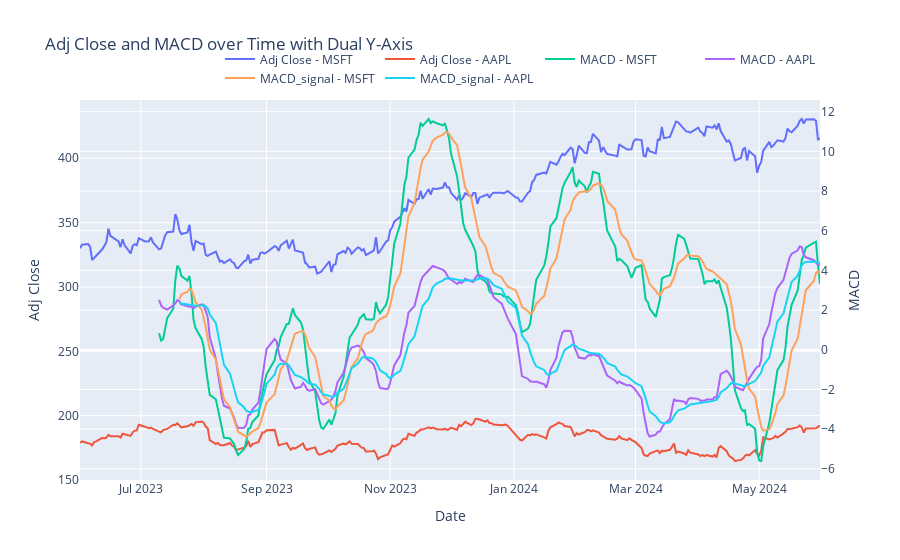

Notebook source saved alongside this figure:
### Code cell
fig = go.Figure()

# Add traces for 'Adj Close'
for category in df_historical['symbol'].unique():
    filtered_df = df_historical[df_historical['symbol'] == category]
    fig.add_trace(go.Scatter(
        x=filtered_df['Date'],
        y=filtered_df['Adj Close'],
        mode='lines',
        name=f'Adj Close - {category}',
        yaxis='y1'
    ))

# Add traces for 'MACD'
for category in df_historical['symbol'].unique():
    filtered_df = df_historical[df_historical['symbol'] == category]
    fig.add_trace(go.Scatter(
        x=filtered_df['Date'],
        y=filtered_df['MACD'],
        mode='lines',
        name=f'MACD - {category}',
        yaxis='y2'
    ))

for category in df_historical['symbol'].unique():
    filtered_df = df_historical[df_historical['symbol'] == category]
    fig.add_trace(go.Scatter(
        x=filtered_df['Date'],
        y=filtered_df['MACD_signal'],
        mode='lines',
        name=f'MACD_signal - {category}',
        yaxis='y2'
    ))

# Update layout for dual y-axis
fig.update_layout(
    title='Adj Close and MACD over Time with Dual Y-Axis',
    xaxis=dict(title='Date'),
    yaxis=dict(title='Adj Close'),
    yaxis2=dict(title='MACD', overlaying='y', side='right'),
    legend=dict(orientation="h", yanchor="bottom", y=1.02, xanchor="right", x=1)
)

# Display the plot
fig.show()

### Figure 1 — Plotly figure (JSON) as saved in the notebook; plotly's stock layout.template omitted (floating-point values rounded to 4 significant figures; data arrays with more than 128 entries replaced by an {"elided": "..."} marker saying what was removed)
{"data": [{"mode": "lines", "name": "Adj Close - MSFT", "type": "scatter", "x": {"elided": "252 str values"}, "y": {"elided": "252 float values"}, "yaxis": "y"}, {"mode": "lines", "name": "Adj Close - AAPL", "type": "scatter", "x": {"elided": "252 str values"}, "y": {"elided": "252 float values"}, "yaxis": "y"}, {"mode": "lines", "name": "MACD - MSFT", "type": "scatter", "x": {"elided": "252 str values"}, "y": {"elided": "252 float values"}, "yaxis": "y2"}, {"mode": "lines", "name": "MACD - AAPL", "type": "scatter", "x": {"elided": "252 str values"}, "y": {"elided": "252 float values"}, "yaxis": "y2"}, {"mode": "lines", "name": "MACD_signal - MSFT", "type": "scatter", "x": {"elided": "252 str values"}, "y": {"elided": "252 float values"}, "yaxis": "y2"}, {"mode": "lines", "name": "MACD_signal - AAPL", "type": "scatter", "x": {"elided": "252 str values"}, "y": {"elided": "252 float values"}, "yaxis": "y2"}], "layout": {"legend": {"orientation": "h", "x": 1, "xanchor": "right", "y": 1.02, "yanchor": "bottom"}, "title": {"text": "Adj Close and MACD over Time with Dual Y-Axis"}, "xaxis": {"title": {"text": "Date"}}, "yaxis": {"title": {"text": "Adj Close"}}, "yaxis2": {"overlaying": "y", "side": "right", "title": {"text": "MACD"}}}}
